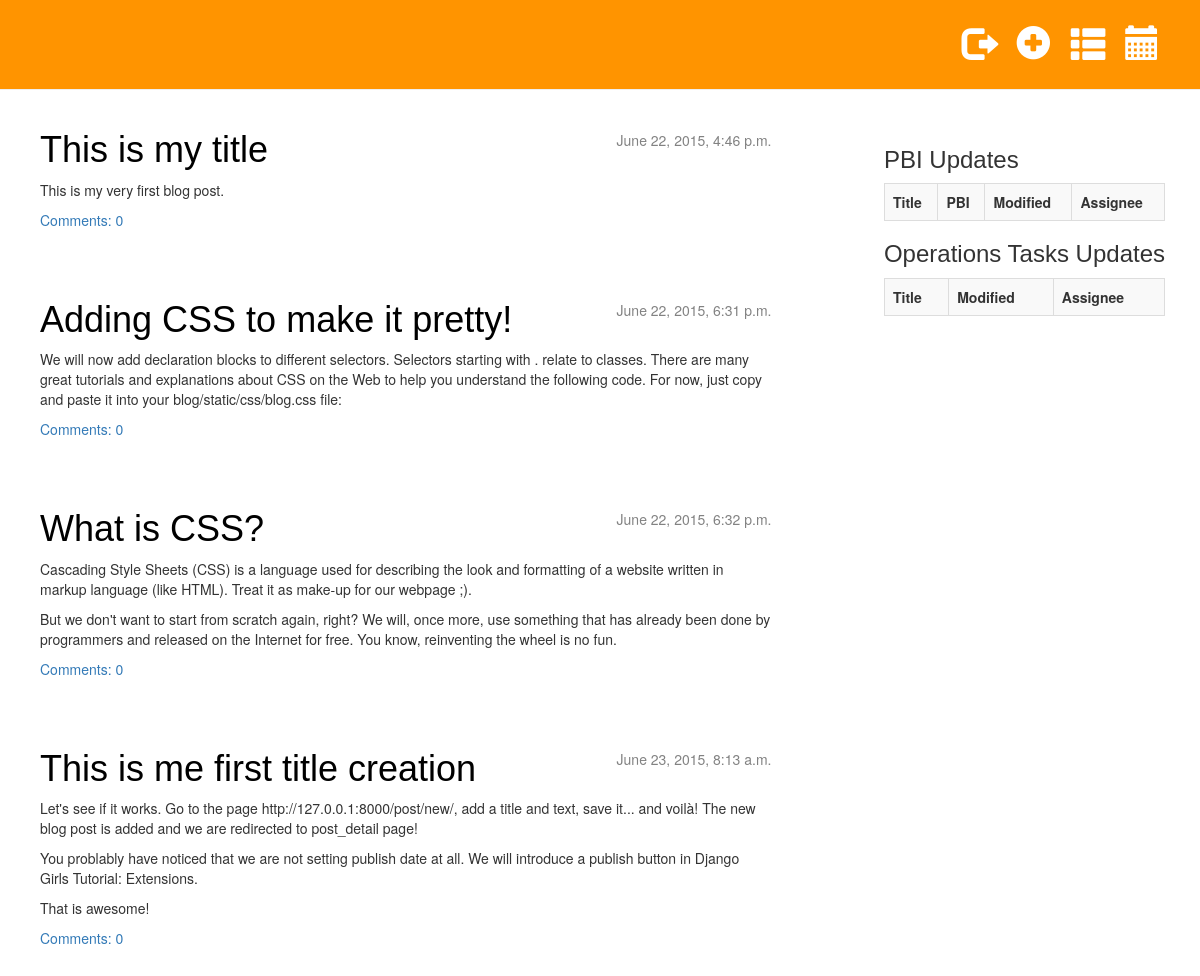
/home/ (signed in), run on an earlier commit of the app's database.
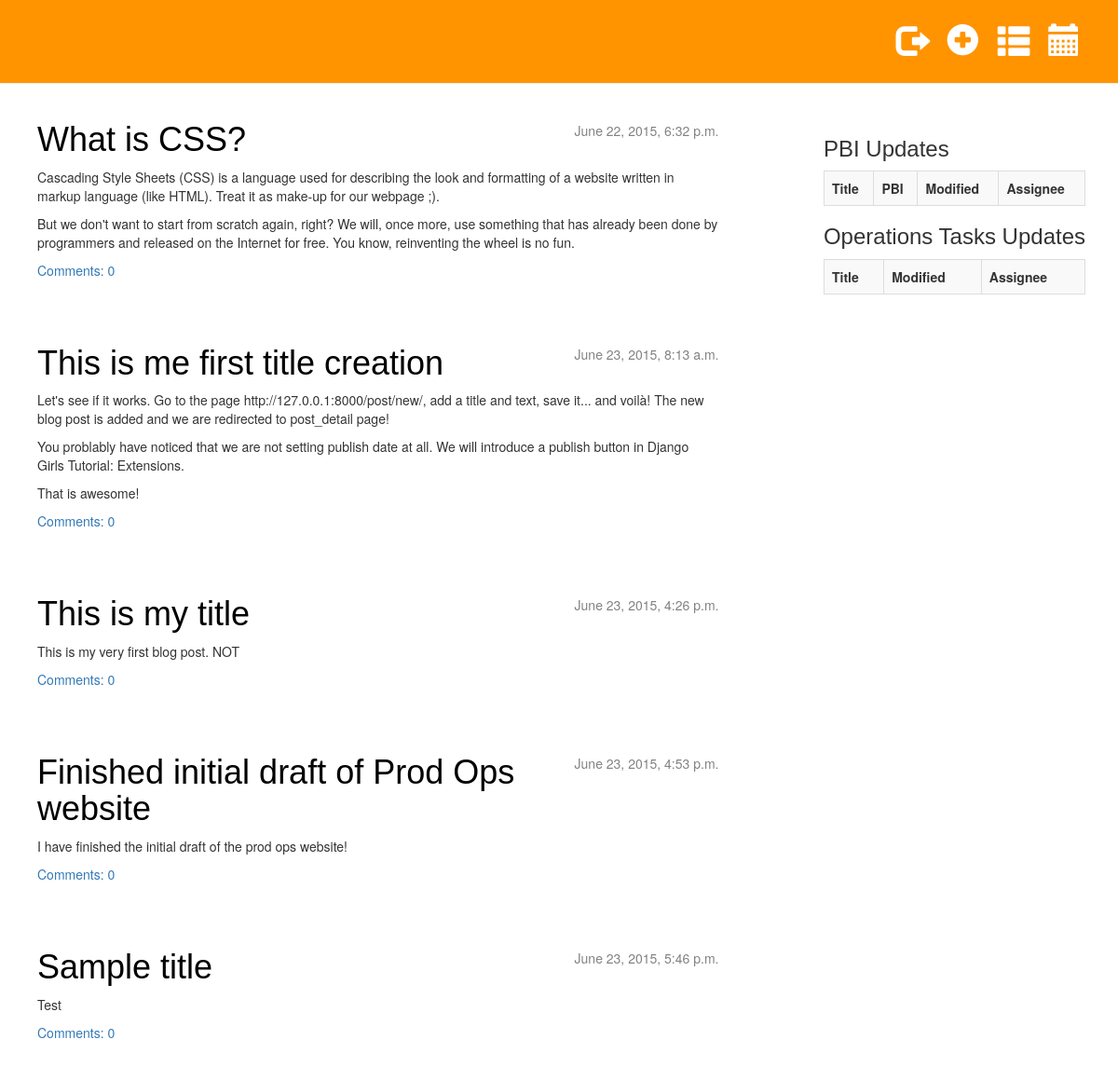
And on a later commit of the database.
### blog/models.py (models this page shows, shortened)
class Post(models.Model):
    author = models.ForeignKey('auth.User')
    title = models.CharField(max_length=200)
    text = models.TextField()
    created_date = models.DateTimeField(
            default=timezone.now)
    published_date = models.DateTimeField(
            blank=True, null=True)
    def approved_comments(self):
        return self.comments.filter(approved=True)

### blog/views.py (the view)
# urls.py: url(r'^home/$', views.post_list),
@login_required
def post_list(request):
    pbi_task_list = Pbi.objects.all().filter(type='PBI').order_by('-modified_date')
    operations_task_list = Pbi.objects.all().filter(type='operations').order_by('-modified_date')
    posts = Post.objects.filter(published_date__lte=timezone.now()).order_by('published_date')
    return render(request, 'blog/post_list.html', {'posts': posts, 'pbi_task_list': pbi_task_list,
                                                   'operations_task_list': operations_task_list})

### blog/templates/blog/post_list.html (shortened to what this page needs)
{% extends "blog/../base.html" %}
{% block content %}
        <div class="recent-events">
        <h3>PBI Updates</h3>
        <table class="table table-striped table-bordered table-hover">
            <tr>
                <th>Title</th>
                <th>PBI</th>
                <th>Modified</th>
                <th>Assignee</th>
            </tr>
        </table>
        <h3>Operations Tasks Updates</h3>
       <table class="table table-striped table-bordered table-hover">
            <tr>
                <th>Title</th>
                <th>Modified</th>
                <th>Assignee</th>
            </tr>
        </table>
    </div>
{% for post in posts %}
    <div class="post">
        <div class="date">
            {{ post.published_date }}
        </div>
        <h1><a href="{% url "blog.views.post_detail" pk=post.pk %}">{{ post.title }}</a></h1>
        <p>{{ post.text|linebreaks }}</p>
        <a href="{% url 'blog.views.post_detail' pk=post.pk %}">Comments: {{ post.approved_comments.count }}</a>
    </div>
{% endfor %}
{% endblock content %}

### blog/templates/base.html (shortened to what this page needs)
{% load staticfiles %}
<!DOCTYPE html>
<html>
    <head>
        <link rel="stylesheet" href="https://maxcdn.bootstrapcdn.com/bootstrap/3.3.5/css/bootstrap.min.css">
        <link rel="stylesheet" href="https://maxcdn.bootstrapcdn.com/bootstrap/3.3.5/css/bootstrap-theme.min.css">
        <link rel="stylesheet" href="{% static "css/blog.css" %}">
    </head>
    <body>
        <div class="page-header">
            {% if user.is_authenticated %}
            <a href="{% url 'calendar_view' %}" class="top-menu"><span class="glyphicon glyphicon-calendar"></span></a>
            <a href="{% url 'pbi' %}" class="top-menu"><span class="glyphicon glyphicon-th-list"></span></a>
            <a href="{% url 'operations' %}" class="top-menu"><span class="glyphicon glyphicon-plus-sign"></span></a>
            <a href="{% url 'django.contrib.auth.views.logout' %}" class="top-menu"><span class="glyphicon glyphicon-log-out"></span></a>
            {% else %}
            <a href="{% url 'django.contrib.auth.views.login' %}" class="top-menu"><span class="glyphicon glyphicon-lock"></span></a>
            {% endif %}
        </div>
        <div class="content">
            <div class="row">
                <div class="col-md-12">
                {% block content %}
                {% endblock %}
                </div>
            </div>
        </div>
    </body>
</html>

### blog/static/css/blog.css (style rules this page uses)
.page-header { background-color: #ff9400; margin-top: 0; padding: 20px 20px 20px 40px; height: 90px; }
.content { margin-left: 40px; }
h1, h2, h3, h4 { font-family: 'Arial'; }
.date { float: right; color: #828282; }
.top-menu, .top-menu:hover, .top-menu:visited { color: #ffffff; float: right; font-size: 26pt; margin-right: 20px; }
.post { margin-bottom: 70px; }
.post h1 a, .post h1 a:visited { color: #000000; }
.row { margin-right: 20px; }
.roster td, th { vertical-align: middle !important; }
.recent-events { float:right; margin: 1.5% 0 0 10%; height: 1000px; }

What changed in the data, as far as the page shows it:
removed Post: published_date "June 22, 2015, 6:31 p.m.", title "Adding CSS to make it pretty!", text "We will now add declaration blocks to different selectors. Selectors starting with . relate to classes. There are many great tutorials and explanations about CSS on the Web to help you understand the following code. For now, just copy and paste it into your blog/static/css/blog.css file:", approved_comments.count "0"
changed Post "This is my title": published_date "June 22, 2015, 4:46 p.m." → "June 23, 2015, 4:26 p.m."; text "This is my very first blog post." → "This is my very first blog post. NOT"; moves down the list
added Post: published_date "June 23, 2015, 4:53 p.m.", title "Finished initial draft of Prod Ops website", text "I have finished the initial draft of the prod ops website!", approved_comments.count "0"
now on this page (row edited): Post: published_date "June 23, 2015, 5:46 p.m.", title "Sample title", text "Test", approved_comments.count "0"
